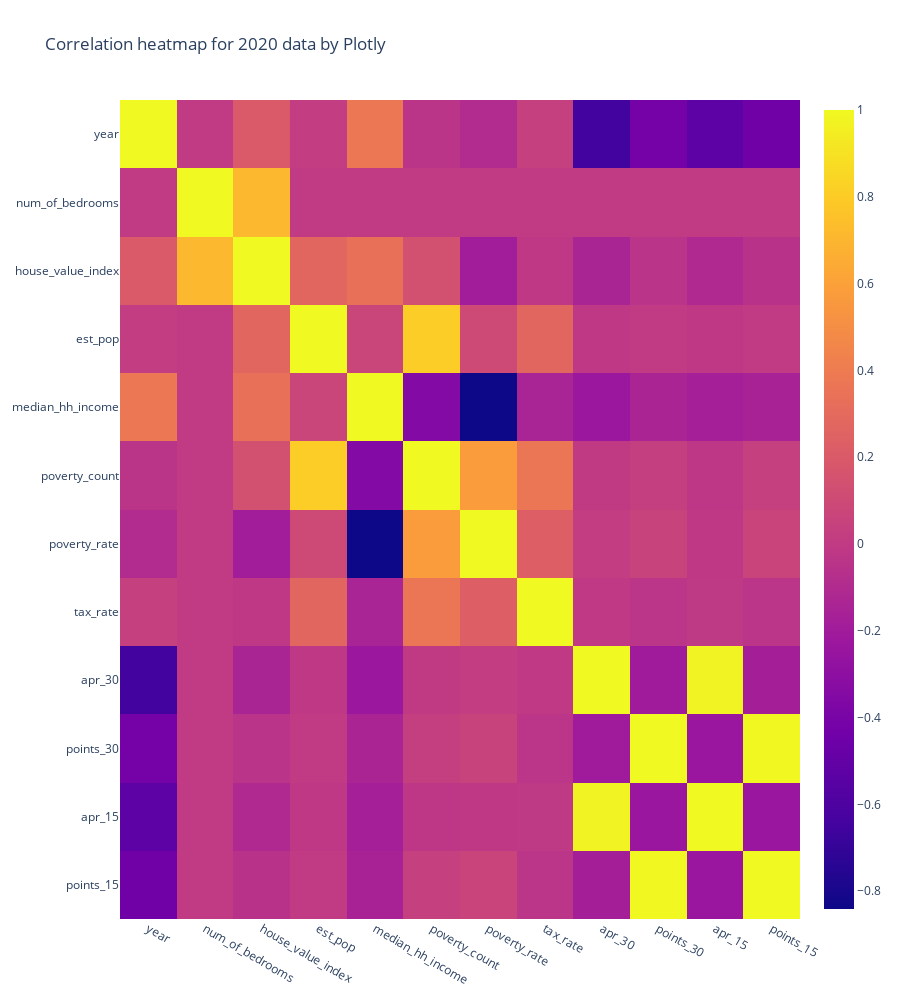

The code cell stored with this chart in its notebook:
### Code cell
corr = df.corr()
fig = px.imshow(corr, aspect="auto",height=1000, title ='Correlation heatmap for 2020 data by Plotly')
fig.show()

### Figure 1 — Plotly figure (JSON) as saved in the notebook; plotly's stock layout.template omitted (floating-point values rounded to 4 significant figures; data arrays with more than 128 entries replaced by an {"elided": "..."} marker saying what was removed)
{"data": [{"coloraxis": "coloraxis", "hovertemplate": "x: %{x}<br>y: %{y}<br>color: %{z}<extra></extra>", "name": "0", "type": "heatmap", "x": ["year", "num_of_bedrooms", "house_value_index", "est_pop", "median_hh_income", "poverty_count", "poverty_rate", "tax_rate", "apr_30", "points_30", "apr_15", "points_15"], "xaxis": "x", "y": ["year", "num_of_bedrooms", "house_value_index", "est_pop", "median_hh_income", "poverty_count", "poverty_rate", "tax_rate", "apr_30", "points_30", "apr_15", "points_15"], "yaxis": "y", "z": {"elided": "12x12 float values"}}], "layout": {"coloraxis": {"colorscale": [[0, "#0d0887"], [0.1111, "#46039f"], [0.2222, "#7201a8"], [0.3333, "#9c179e"], [0.4444, "#bd3786"], [0.5556, "#d8576b"], [0.6667, "#ed7953"], [0.7778, "#fb9f3a"], [0.8889, "#fdca26"], [1, "#f0f921"]]}, "height": 1000, "title": {"text": "Correlation heatmap for 2020 data by Plotly"}, "xaxis": {"anchor": "y", "domain": [0, 1]}, "yaxis": {"anchor": "x", "autorange": "reversed", "domain": [0, 1]}}}
